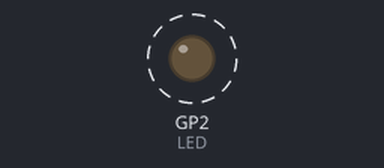
Simulated run of this sketch. Board: Raspberry Pi Pico. On the bench: output pins drawn as LEDs (lit = HIGH). Dashed ring = blinking.

Above: at 0.2 s.
Timing chart, 0 to 3.0 s (numbered marks = the images above):
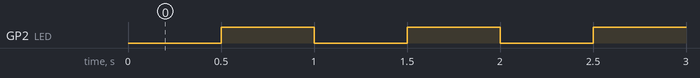

The sketch:

blink_without_delay.ino
```cpp
// snippet: blink_without_delay
// tags: blink, led, millis, nonblocking, delay, timer, basics, builtin
// boards: avr, esp32, megaavr, nano33iot, romi32u4, rp2040
// library: none
// description: Blink LED non-blocking using millis() — the correct pattern to avoid blocking delay()
// prompts: blink without delay, non-blocking LED blink, millis LED, flash LED without blocking, toggle LED interval

#ifndef LED_BUILTIN
#define LED_BUILTIN 2  // ESP32 core may not define it (rule_led_builtin)
#endif

const int LED = LED_BUILTIN;
const unsigned long INTERVAL = 500;

bool ledState = false;
unsigned long prevMs = 0;

void setup() {
  pinMode(LED, OUTPUT);
}

void loop() {
  unsigned long now = millis();
  if (now - prevMs >= INTERVAL) {
    prevMs = now;
    ledState = !ledState;
    digitalWrite(LED, ledState);
  }
  // other non-blocking work goes here
}
```

Measured:
- by itself, GP2 (LED): alternates HIGH for 0.50 s and LOW for 0.50 s
